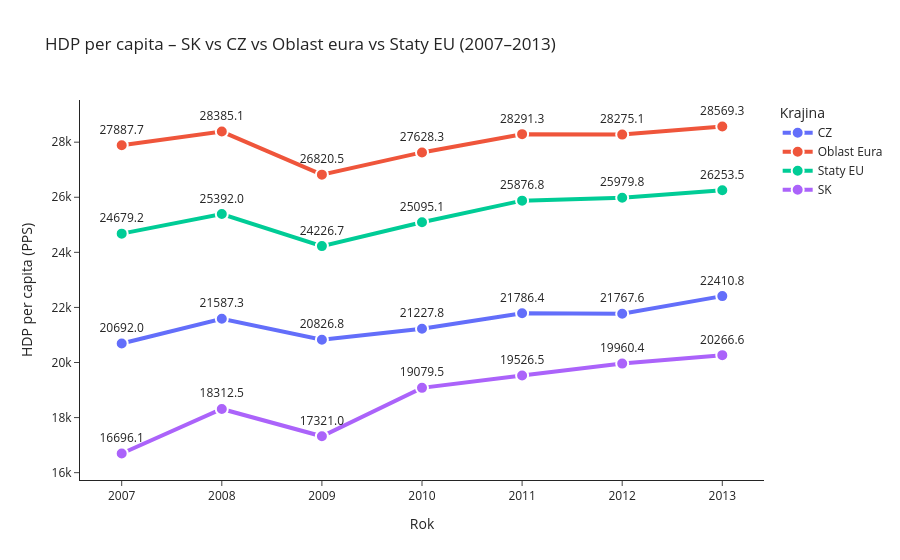

Notebook cell for this chart:
### Code cell
###Hruby domaci produkt per capita
gdp_per_capita = eurostat.get_data_df('nama_10_pc')
gdp_per_capita = gdp_per_capita[(gdp_per_capita['geo\\TIME_PERIOD'].isin(['SK', 'CZ','EU27_2020','EA']) & (gdp_per_capita['na_item'] == 'B1GQ') & (gdp_per_capita['unit'] == 'CP_PPS_EU27_2020_HAB'))]
gdp_per_capita = gdp_per_capita[['unit','na_item', 'geo\\TIME_PERIOD','2007','2008','2009','2010','2011','2012','2013']]
gdp_per_capita['geo\\TIME_PERIOD'] = gdp_per_capita['geo\\TIME_PERIOD'].replace({'EA': 'Oblast Eura','EU27_2020': 'Staty EU'})
gdp_per_capita = gdp_per_capita.rename(columns={'geo\\TIME_PERIOD': 'Krajina', 'na_item': 'Indikator', 'unit' : 'Jednotka'})
gdp_per_capita['Indikator'] = gdp_per_capita['Indikator'].replace({'B1GQ': 'HDP podla trhovych cien'})
gdp_per_capita['Jednotka'] = gdp_per_capita['Jednotka'].replace({'CP_PPS_EU27_2020_HAB': 'PPS per capita'})

display(gdp_per_capita.tail(100))

gdp_1 = gdp_per_capita.melt(
    id_vars=['Krajina'],
    value_vars=['2007','2008','2009','2010','2011','2012','2013'],
    var_name='Year',
    value_name='GDP_per_capita')

fig = px.line(
    gdp_1,
    x='Year',
    y='GDP_per_capita',
    color='Krajina',
    markers=True,
    text='GDP_per_capita', 
    title='HDP per capita – SK vs CZ vs Oblast eura vs Staty EU (2007–2013)',
    labels={'GDP_per_capita': 'HDP per capita (PPS)', 'Year': 'Rok'}
)

fig.for_each_trace(lambda t: t.update(
    mode='lines+markers+text',
    line=dict(width=4),
    marker=dict(size=12, line=dict(width=2, color='white')),
    textposition='top center',
    texttemplate='%{text:.1f}'
))

fig.update_layout(template='simple_white', hovermode=False)
fig.show()


file_name = f'./Vykonnost ekonomiky/gdp_per_capita_{today}.csv'
#gdp_per_capita.to_csv(os.getcwd() + r'.\Vykonnost ekonomiky\gdp_per_capita_{}.csv'.format(today),index=True, header=True, encoding="utf-8-sig")

### Figure 1 — Plotly figure (JSON) as saved in the notebook; plotly's stock layout.template omitted (floating-point values rounded to 4 significant figures)
{"data": [{"hovertemplate": "Krajina=CZ<br>Rok=%{x}<br>HDP per capita (PPS)=%{text}<extra></extra>", "legendgroup": "CZ", "line": {"color": "#636efa", "dash": "solid", "width": 4}, "marker": {"line": {"color": "white", "width": 2}, "size": 12, "symbol": "circle"}, "mode": "lines+markers+text", "name": "CZ", "orientation": "v", "showlegend": true, "text": [20690.0, 21590.0, 20830.0, 21230.0, 21790.0, 21770.0, 22410.0], "textposition": "top center", "texttemplate": "%{text:.1f}", "type": "scatter", "x": ["2007", "2008", "2009", "2010", "2011", "2012", "2013"], "xaxis": "x", "y": [20690.0, 21590.0, 20830.0, 21230.0, 21790.0, 21770.0, 22410.0], "yaxis": "y"}, {"hovertemplate": "Krajina=Oblast Eura<br>Rok=%{x}<br>HDP per capita (PPS)=%{text}<extra></extra>", "legendgroup": "Oblast Eura", "line": {"color": "#EF553B", "dash": "solid", "width": 4}, "marker": {"line": {"color": "white", "width": 2}, "size": 12, "symbol": "circle"}, "mode": "lines+markers+text", "name": "Oblast Eura", "orientation": "v", "showlegend": true, "text": [27890.0, 28390.0, 26820.0, 27630.0, 28290.0, 28280.0, 28570.0], "textposition": "top center", "texttemplate": "%{text:.1f}", "type": "scatter", "x": ["2007", "2008", "2009", "2010", "2011", "2012", "2013"], "xaxis": "x", "y": [27890.0, 28390.0, 26820.0, 27630.0, 28290.0, 28280.0, 28570.0], "yaxis": "y"}, {"hovertemplate": "Krajina=Staty EU<br>Rok=%{x}<br>HDP per capita (PPS)=%{text}<extra></extra>", "legendgroup": "Staty EU", "line": {"color": "#00cc96", "dash": "solid", "width": 4}, "marker": {"line": {"color": "white", "width": 2}, "size": 12, "symbol": "circle"}, "mode": "lines+markers+text", "name": "Staty EU", "orientation": "v", "showlegend": true, "text": [24680.0, 25390.0, 24230.0, 25100.0, 25880.0, 25980.0, 26250.0], "textposition": "top center", "texttemplate": "%{text:.1f}", "type": "scatter", "x": ["2007", "2008", "2009", "2010", "2011", "2012", "2013"], "xaxis": "x", "y": [24680.0, 25390.0, 24230.0, 25100.0, 25880.0, 25980.0, 26250.0], "yaxis": "y"}, {"hovertemplate": "Krajina=SK<br>Rok=%{x}<br>HDP per capita (PPS)=%{text}<extra></extra>", "legendgroup": "SK", "line": {"color": "#ab63fa", "dash": "solid", "width": 4}, "marker": {"line": {"color": "white", "width": 2}, "size": 12, "symbol": "circle"}, "mode": "lines+markers+text", "name": "SK", "orientation": "v", "showlegend": true, "text": [16700.0, 18310.0, 17320.0, 19080.0, 19530.0, 19960.0, 20270.0], "textposition": "top center", "texttemplate": "%{text:.1f}", "type": "scatter", "x": ["2007", "2008", "2009", "2010", "2011", "2012", "2013"], "xaxis": "x", "y": [16700.0, 18310.0, 17320.0, 19080.0, 19530.0, 19960.0, 20270.0], "yaxis": "y"}], "layout": {"hovermode": false, "legend": {"title": {"text": "Krajina"}, "tracegroupgap": 0}, "title": {"text": "HDP per capita – SK vs CZ vs Oblast eura vs Staty EU (2007–2013)"}, "xaxis": {"anchor": "y", "domain": [0, 1], "title": {"text": "Rok"}}, "yaxis": {"anchor": "x", "domain": [0, 1], "title": {"text": "HDP per capita (PPS)"}}}}
